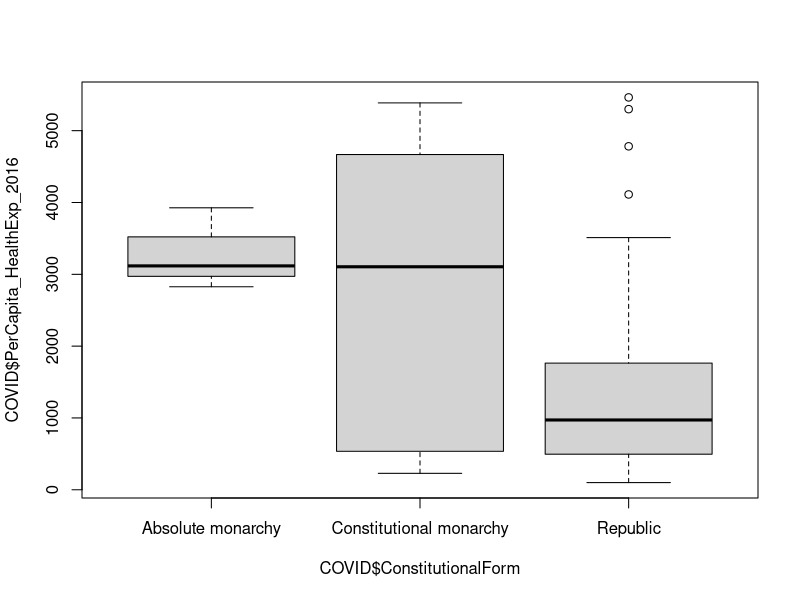
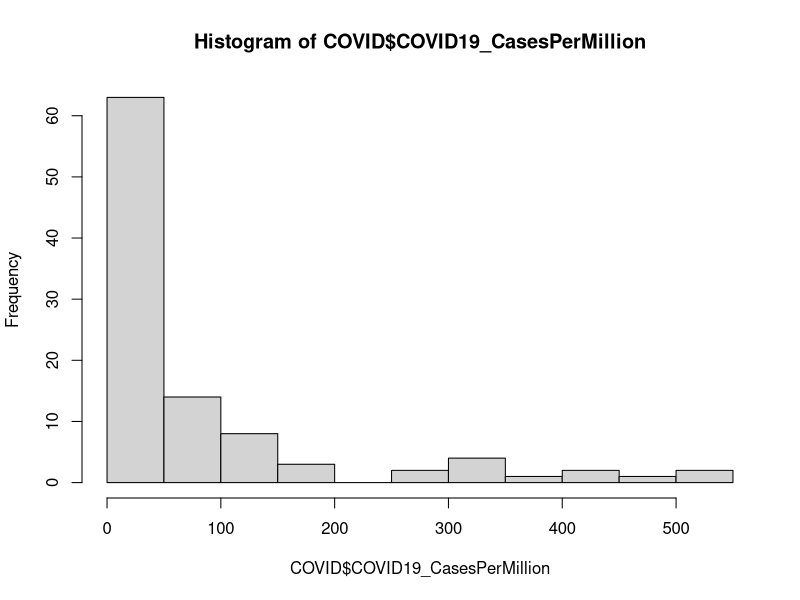
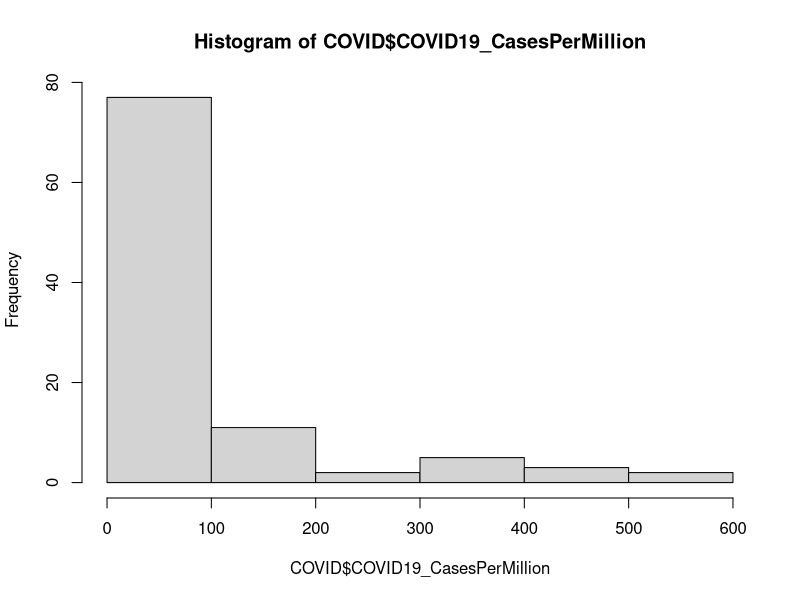
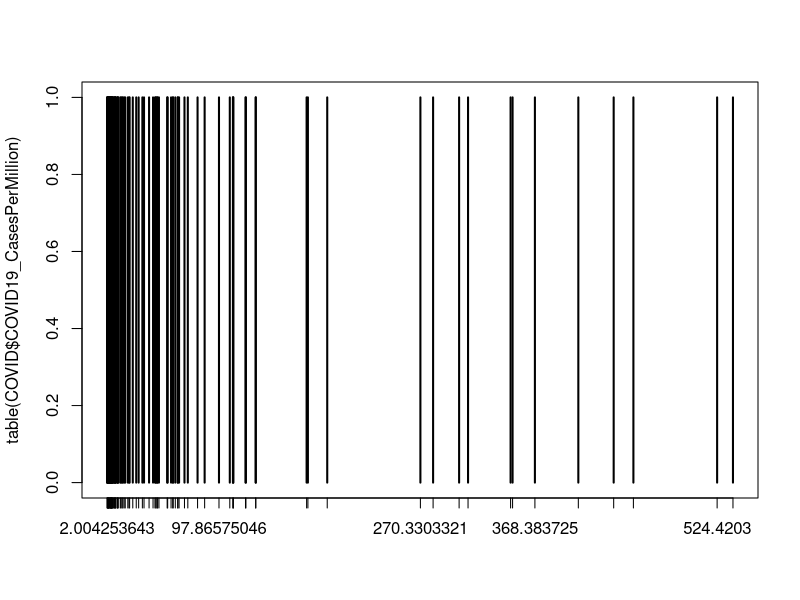
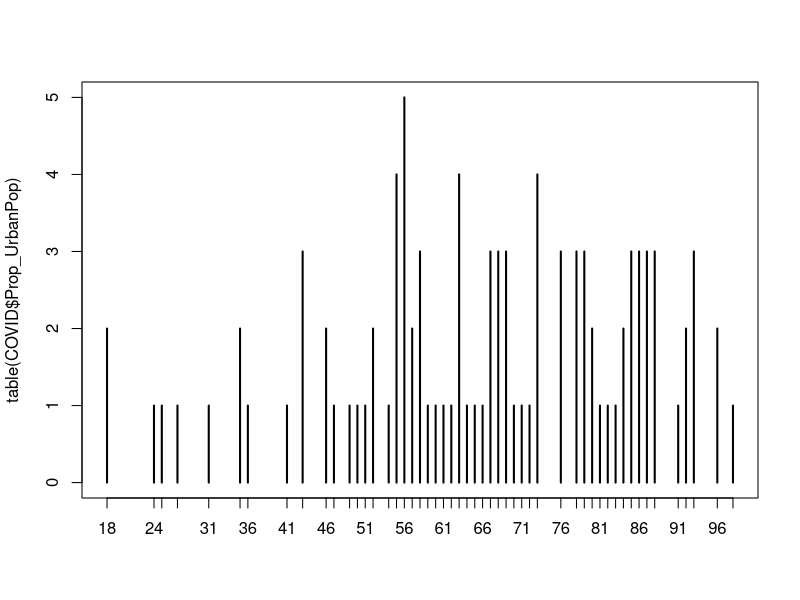
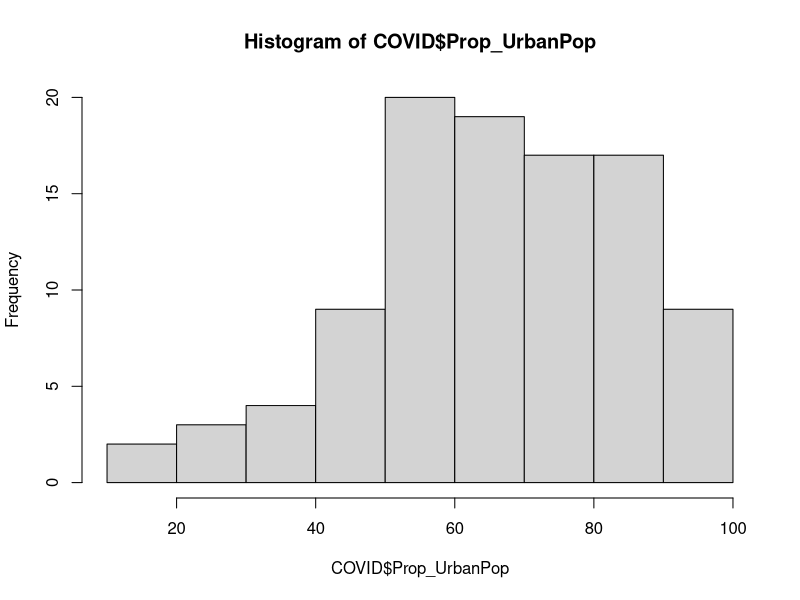
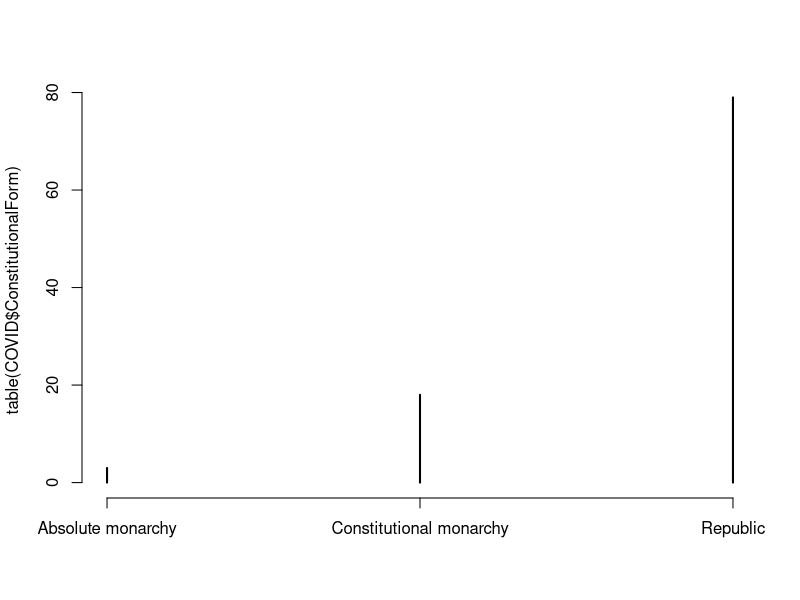
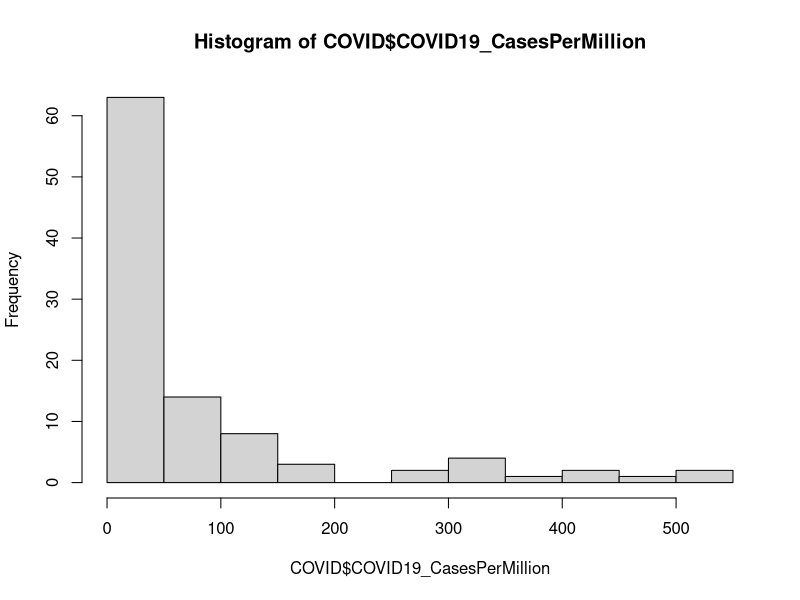

Reproduce these figures in R, in order.
## ---- chunk 1
knitr::opts_chunk$set(echo = TRUE)
## ---- chunk 2
library(tidyverse)
## ---- chunk 3
sin(cos(pi))
## ---- chunk 4
pi %>% cos %>% sin
## ---- chunk 5
COVID <- read.csv("COVID_0326.csv")
str(COVID)
## ---- chunk 6
COVID %>% select(COVID19_CasesPerMillion)
## ---- chunk 7
COVID$COVID19_CasesPerMillion
## ---- chunk 8
SelectedCols <- COVID %>% select(Country, COVID19_CasesPerMillion, Prop_UrbanPop)
SelectedCols
## ---- chunk 9
COVID %>% select(1, 7, 4)
## ---- chunk 10
COVID %>% select(2:7)
## ---- chunk 11
COVID %>% slice(42)
## ---- chunk 12
COVID %>% slice(22, 32, 42)
## ---- chunk 13
COVID %>% slice(32:42)
## ---- chunk 14
COVID %>% select(7) %>% slice(42)
## ---- chunk 15
as.numeric(COVID %>% select(7) %>% slice(42))
## ---- chunk 16
selected_text <- COVID %>% select(8) %>% slice(42)
selected_text
as.character(selected_text)
## ---- chunk 17
COVID %>% filter(COVID19_CasesPerMillion > 100) %>% select(Country, COVID19_CasesPerMillion)
## ---- chunk 18
COVID %>%
  filter(COVID19_CasesPerMillion > 100 &
           Prop_UrbanPop <= 60) %>%
  select(Country, COVID19_CasesPerMillion, Prop_UrbanPop)
## ---- chunk 19
# first, take a look at the unique values of the ConstitutionalForm variable
unique(COVID$ConstitutionalForm)
# we can see from the results that the proper filter condition is "Absolute monarchy"

COVID %>%
  filter(ConstitutionalForm == "Absolute monarchy" |
           Prop_UrbanPop <= 35) %>%
  select(Country, COVID19_CasesPerMillion, Prop_UrbanPop)
## ---- chunk 20
COVID %>%
  filter(Country %in% c("Belgium", "Hungary", "Croatia")) %>%
  select(Country, COVID19_CasesPerMillion, PopDens)
## ---- chunk 21
NotRep <- COVID %>%
  filter(ConstitutionalForm != "Republic") %>%
  select(Country, COVID19_CasesPerMillion, ConstitutionalForm)
head(NotRep, n=4)
## ---- chunk 22
COVID %>%
  filter(!(ConstitutionalForm %in% c("Absolute monarchy", "Republic"))) %>%
  select(Country, ConstitutionalForm)
# Note that "!" is the symbol for negation generally
## ---- chunk 23
unique(COVID$ConstitutionalForm)
## ---- chunk 24
COVID %>%
  filter(ConstitutionalForm == "Constitutional monarchy") %>%
  select(Country, ConstitutionalForm)
## ---- chunk 25
ConstFormVector <- unique(COVID$ConstitutionalForm)
ConstFormVector # 2nd elemetnis what we want
TargetConstForm <- ConstFormVector[2]

COVID %>%
  filter(ConstitutionalForm == TargetConstForm) %>%
  select(Country, ConstitutionalForm)
## ---- chunk 26

x <- data.frame("Symbol" = c("<", ">", "==", "!=","<=", ">=", "&", "|", "%in%", "!"),
                "Meaning" = c("Less","Greater", "Equal", "Not Equal","Maximum", "Minimum",
                               "AND", "OR", "CONTAINS", "NEGATION"))

knitr::kable(
  x, align = "cc"
)
## ---- chunk 27
COVID <- COVID %>%
  mutate(Area = (Pop/PopDens)*100)

COVID %>% select(Country, Area)
## ---- chunk 28
library(stringr)
## ---- chunk 29
COVID <- COVID %>% mutate_at(c("ConstitutionalForm"), funs(str_replace(.,TargetConstForm, "Constitutional monarchy")))

# Let's try the filter again by simply typing "Constitutional monarchy"
COVID %>%
  filter(ConstitutionalForm == "Constitutional monarchy") %>%
  select(Country, ConstitutionalForm)
## ---- chunk 30
COVID %>%
  group_by(ConstitutionalForm) %>%
  summarise(Frequency = n(),
            Mean_COVID_Cases_per_Million = mean(COVID19_CasesPerMillion),
            Median_COVID_Cases_per_Million = median(COVID19_CasesPerMillion))
## ---- chunk 31
COVID %>%
  group_by(ConstitutionalForm) %>%
  summarise(Frequency = n(),
            Mean_COVID_Cases_per_Million = mean(COVID19_CasesPerMillion),
            Median_COVID_Cases_per_Million = median(COVID19_CasesPerMillion),
            Mean_Median_Diff = Mean_COVID_Cases_per_Million-Median_COVID_Cases_per_Million) %>%
  arrange(desc(Mean_Median_Diff))
## ---- chunk 32
COVID %>%
  group_by(ConstitutionalForm, HeadOfState) %>%
  summarise(Frequency = n(),
            Median_COVID_Cases_per_Million = median(COVID19_CasesPerMillion),
            Median_Prop_UrbanPop = median(Prop_UrbanPop))
## ---- chunk 33
COVID %>%
  group_by(ConstitutionalForm, HeadOfState) %>%
  summarise(Frequency = n(),
            Median_COVID_Cases_per_Million = median(COVID19_CasesPerMillion),
            Median_Prop_UrbanPop = median(Prop_UrbanPop),
            Median_HealthExp = median(PerCapita_HealthExp_2016))
## ---- chunk 34
COVID %>% select(ConstitutionalForm, Prop_UrbanPop,
                 PerCapita_HealthExp_2016, COVID19_CasesPerMillion) %>% # select some specific columns to avoid overcrowded results
  split(.$ConstitutionalForm) %>%
  map(summary)
## ---- chunk 35
boxplot(COVID$PerCapita_HealthExp_2016 ~ COVID$ConstitutionalForm)
## ---- chunk 36
table(COVID$ConstitutionalForm)
## ---- chunk 37
table(COVID$COVID19_CasesPerMillion)
## ---- chunk 38
library(RcmdrMisc)
## ---- chunk 39
binnedCounts(COVID$COVID19_CasesPerMillion)
## ---- chunk 40
(max(COVID$COVID19_CasesPerMillion)-min(COVID$COVID19_CasesPerMillion))/sqrt(nrow(COVID))
## ---- chunk 41
binnedCounts(COVID$COVID19_CasesPerMillion, breaks = 6)
## ---- chunk 42
binnedCounts(COVID$COVID19_CasesPerMillion)
## ---- chunk 43
freq_table <- as.data.frame(binnedCounts(COVID$COVID19_CasesPerMillion))

# fix column name
colnames(freq_table) <- "Freq"

# get cumulative frequencies
freq_table$CumFreq <- cumsum(freq_table$Freq)

# see results
freq_table
## ---- chunk 44
# get simple relative frequencies
freq_table$RelFreq <- freq_table$Freq/sum(freq_table$Freq)

# get cumulative relative frequencies
freq_table$CumRelFreq <- cumsum(freq_table$RelFreq)

# see results
freq_table
## ---- chunk 45
hist(COVID$COVID19_CasesPerMillion)
## ---- chunk 46
hist(COVID$COVID19_CasesPerMillion, breaks = 6)
## ---- chunk 47
which.max(table(COVID$Prop_UrbanPop))
## ---- chunk 48
which.max(table(COVID$ConstitutionalForm))
## ---- chunk 49
plot(table(COVID$COVID19_CasesPerMillion))
## ---- chunk 50
plot(table(COVID$Prop_UrbanPop))
## ---- chunk 51
hist(COVID$Prop_UrbanPop)
## ---- chunk 52
plot(table(COVID$ConstitutionalForm))
## ---- chunk 53
hist(COVID$COVID19_CasesPerMillion)
## ---- chunk 54
median(COVID$COVID19_CasesPerMillion)
mean(COVID$COVID19_CasesPerMillion)
## ---- chunk 55
hist(COVID$Prop_UrbanPop)
median(COVID$Prop_UrbanPop)
mean(COVID$Prop_UrbanPop)
## ---- chunk 56
# K1(Prop_UrbanPop)
quantile(COVID$Prop_UrbanPop, probs = 0.2)

# K4(COVID19_CasesPerMillion)
quantile(COVID$COVID19_CasesPerMillion, probs = 0.8)
## ---- chunk 57
quantile(COVID$PerCapita_HealthExp_2016, probs = c(0.2,0.4,0.6,0.8))
## ---- chunk 58
library(readxl)
Invest <- read_excel("PolishInvestments.xlsx")
str(Invest)
## ---- chunk 59
mean(Invest$StockFund)
mean(Invest$BondFund)
## ---- chunk 60
summary(Invest)
## ---- chunk 61
n <- nrow(Invest)
mean_stocks <- mean(Invest$StockFund)
sum(Invest$StockFund - mean_stocks) / n
## ---- chunk 62
# Stocks
mean_stocks <- mean(Invest$StockFund)
sqrt(sum((Invest$StockFund - mean_stocks)^2) / n)

# Bonds
mean_bonds <- mean(Invest$BondFund)
sqrt(sum((Invest$BondFund - mean_bonds)^2) / n)
## ---- chunk 63
# Stocks: R version for standard deviation manually
mean_stocks <- mean(Invest$StockFund)
sqrt(sum((Invest$StockFund - mean_stocks)^2) / (n-1))

# Stocks: bulit-in R function
sd(Invest$StockFund)
## ---- chunk 64
# Stocks: Relative SD
sd(Invest$StockFund)/mean(Invest$StockFund)

# Bonds: Relative SD
sd(Invest$BondFund)/mean(Invest$BondFund)
## ---- chunk 65
# add a constant of 1 --> effects on sd and mean
mean(Invest$StockFund)
sd(Invest$StockFund)

mean(Invest$StockFund+1)
sd(Invest$StockFund+1)

# Stocks: Relative SD
sd(Invest$StockFund+1)/mean(Invest$StockFund+1)

# Bonds: Relative SD
sd(Invest$BondFund+1)/mean(Invest$BondFund+1)
## ---- chunk 66
cov(Invest$BondFund, Invest$StockFund)
## ---- chunk 67
# variance of the two original investment options
var(Invest$BondFund)
var(Invest$StockFund)

0.7^2*var(Invest$BondFund) + 0.3^2*var(Invest$StockFund) +
  2*0.7*0.3*cov(Invest$BondFund, Invest$StockFund)
## ---- chunk 68
# variance of the two original investment options
sd(Invest$BondFund + 1) / mean(Invest$BondFund + 1)
sd(Invest$StockFund + 1) / mean(Invest$StockFund + 1)

mean_portf <- 0.7*mean(Invest$BondFund) + 0.3*mean(Invest$StockFund)
sd_portf <- sqrt(0.7^2*var(Invest$BondFund) + 0.3^2*var(Invest$StockFund) +
  2*0.7*0.3*cov(Invest$BondFund, Invest$StockFund))

sd_portf/(mean_portf+1)
